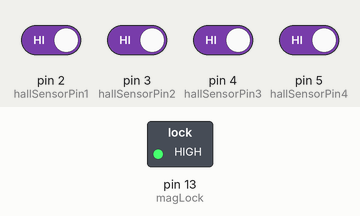
A sketch run on a simulated Arduino Uno, built with avr-gcc and run on an emulated ATmega328P. Parts: switched loads named in the sketch (green lamp = pin HIGH). The inputs (shaded band) are chosen by the test bench; at power-on: pin 2 (hallSensorPin1), pin 3 (hallSensorPin2), pin 4 (hallSensorPin3), pin 5 (hallSensorPin4) HIGH.

Above: at 1.2 s.
1.3 s: pin 2 (hallSensorPin1) driven LOW and pin 3 (hallSensorPin2) driven LOW and pin 4 (hallSensorPin3) driven LOW and pin 5 (hallSensorPin4) driven LOW
At 2.3 s:
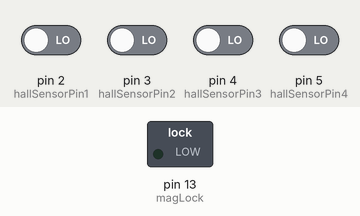
Timing chart, 0 to 4.3 s (numbered marks = the images above; inputs shaded):
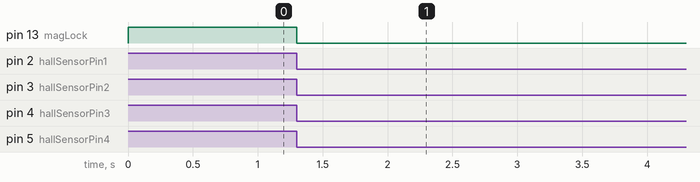

The sketch:

DnD_Puzzle_Sketch.ino
```cpp
int hallSensorPin1 = 2;
int hallSensorPin2 = 3;
int hallSensorPin3 = 4;
int hallSensorPin4 = 5;


int magLock = 13;
bool state1, state2, state3, state4, openState = false;

void setup() {
  Serial.begin(9600);
  pinMode(magLock, OUTPUT);
  pinMode(hallSensorPin1, INPUT_PULLUP);
  pinMode(hallSensorPin2, INPUT_PULLUP);
  pinMode(hallSensorPin3, INPUT_PULLUP);
  pinMode(hallSensorPin4, INPUT_PULLUP);
}

void loop() {
  state1 = digitalRead(hallSensorPin1);
  state2 = digitalRead(hallSensorPin2);
  state3 = digitalRead(hallSensorPin3);
  state4 = digitalRead(hallSensorPin4);


  if (state1 == LOW && state2 == LOW && state3 == LOW && state4 == LOW)
    openState = true;

  if (openState == true)
    digitalWrite(magLock, LOW);
  else digitalWrite(magLock, HIGH);

  if (state1 == LOW && state2 == HIGH && state3 == HIGH && state4 == HIGH)
    openState = false;
}
```

Measured:
- after the input at 1.3 s, pin 13 (magLock): HIGH → LOW at once
